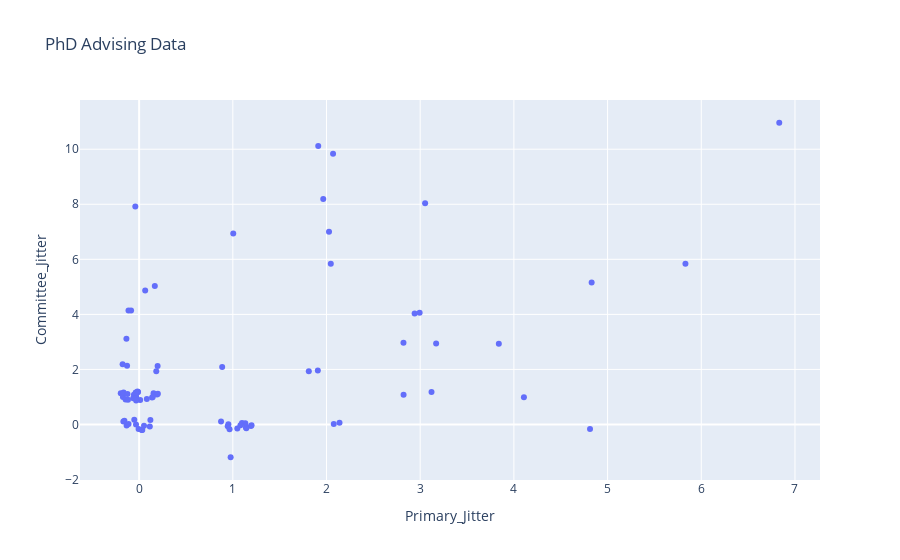

Source (notebook cell):
### Code cell
jitter_strength=0.2
df['Primary_Jitter']=df['Primary Advisees']+np.random.uniform(-jitter_strength, jitter_strength, size=len(df))
df['Committee_Jitter']=df['Committee Only']+np.random.uniform(-jitter_strength, jitter_strength, size=len(df))
fig=px.scatter(df, x='Primary_Jitter', y='Committee_Jitter', title="PhD Advising Data")
fig.show()
